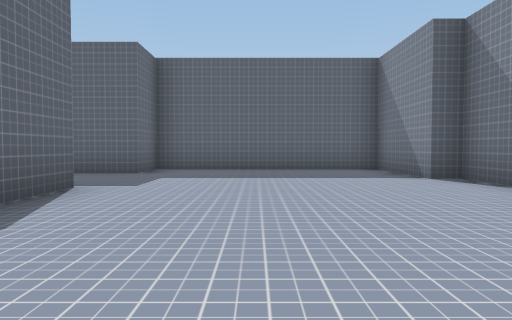
[1] (above)

24 first-person views from a walk through a 3-D level made in the Unity game engine. The camera is 1.3 m above the floor, tilts 2° down and sees 70° across. The floor is counted in squares, 2.59 m on a side. Each view is taken from the middle of a square. On the plan, view 1 faces up. The plan holds only what a view shows up to about 9 squares ahead; the rest is blank. The place goes on beyond the plan. The player is left out. Some surface patterns are stand-ins.

[2]
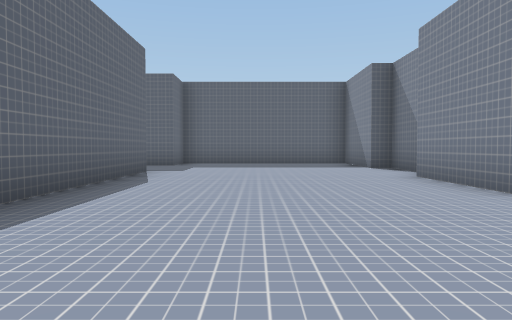

[3]
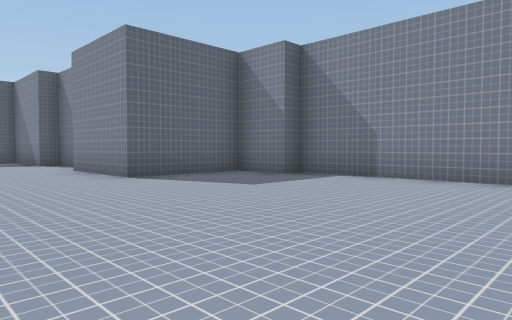

[4]
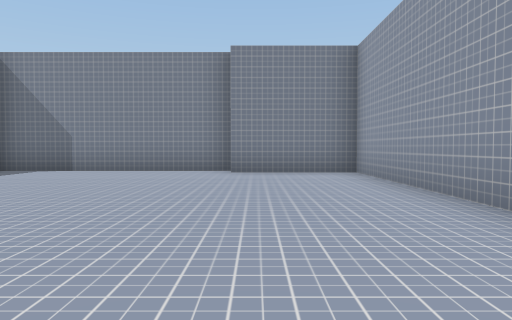

[5]
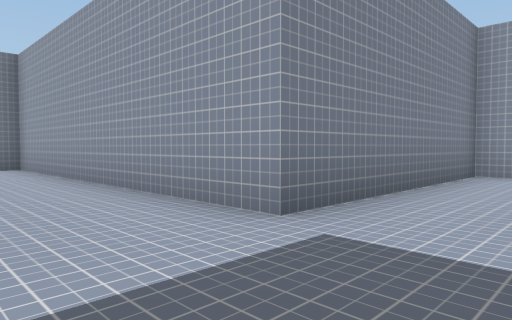

[6]
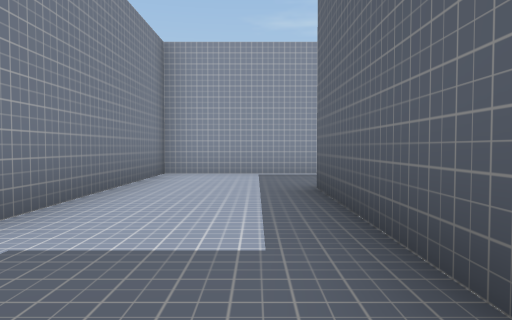

[7]
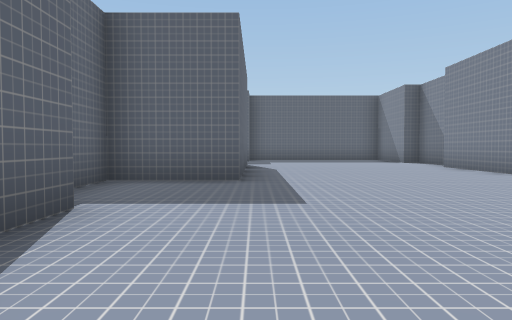

[8]
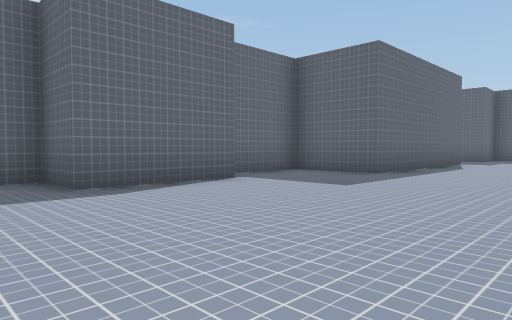

[9]
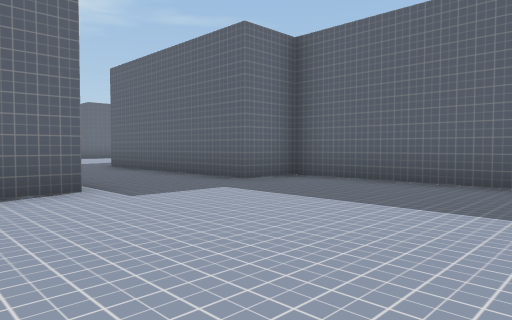

[10]
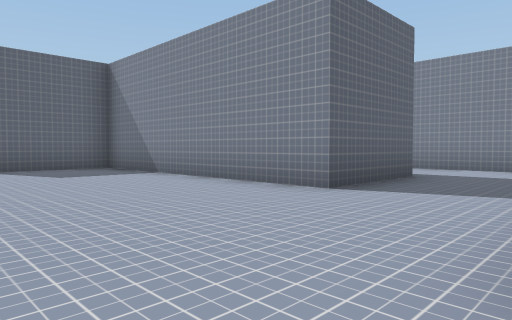

[11]
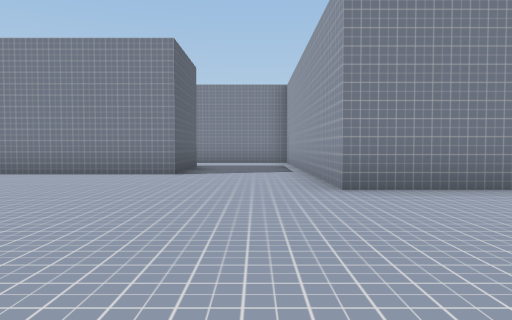

[12]
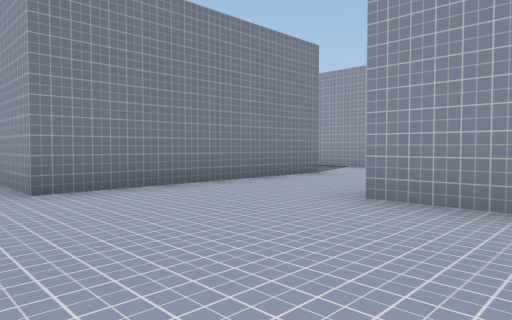

[13]
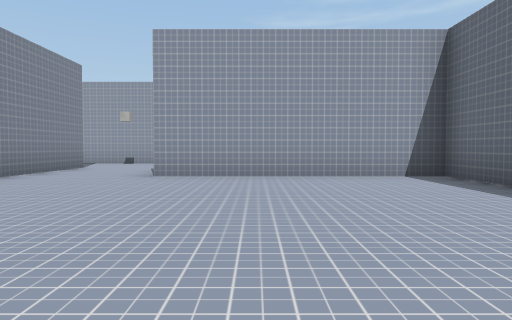

[14]
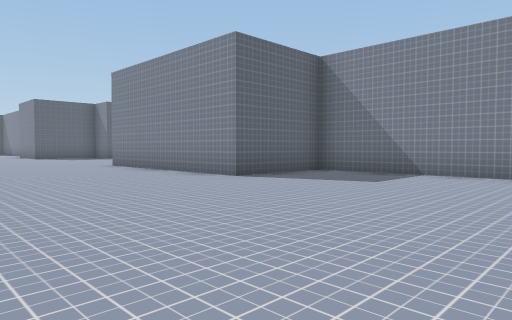

[15]
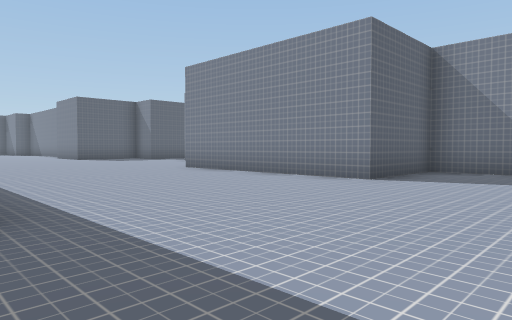

[16]
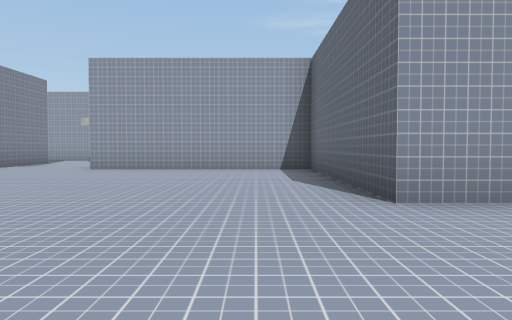

[17]
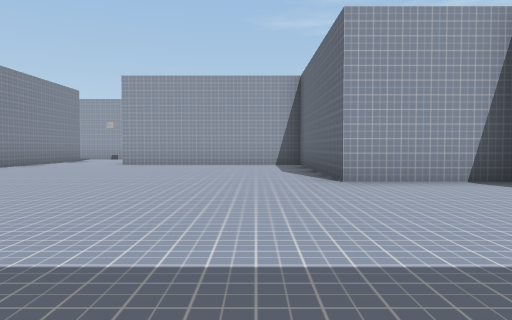

[18]
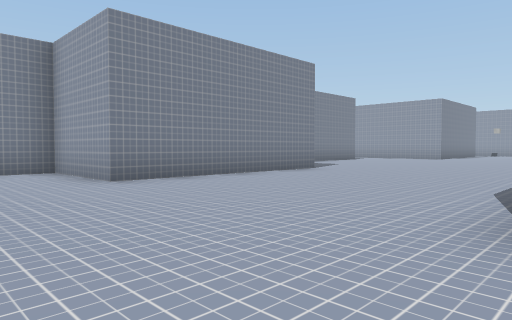

[19]
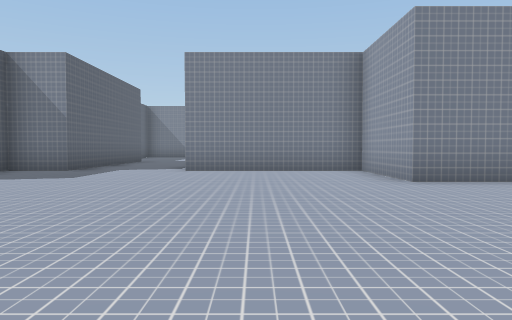

[20]
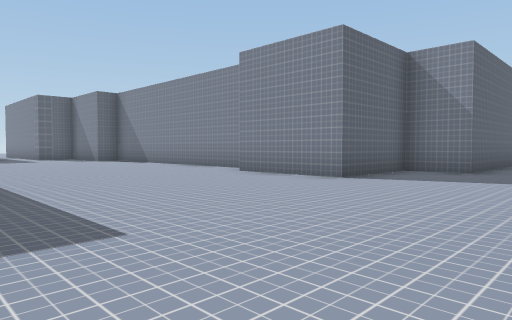

[21]
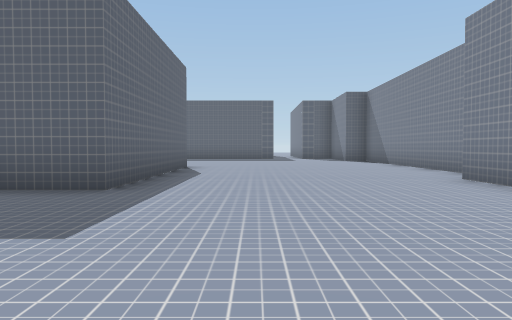

[22]
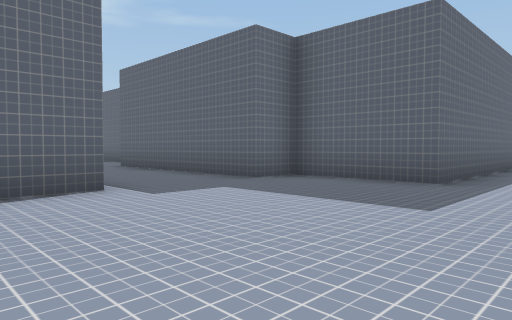

[23]
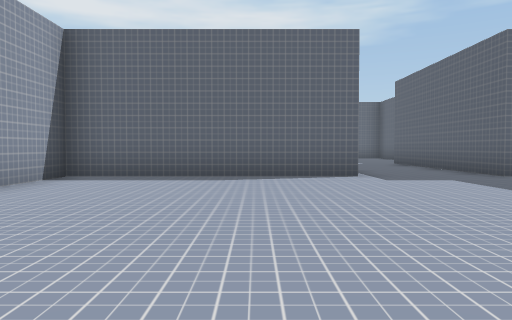

[24]
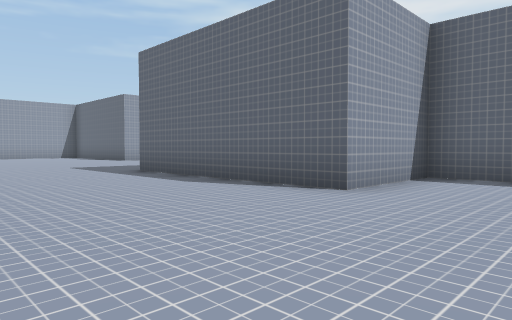

### Floor plan
Points are (right, up) in squares from view 1. A wall is a line through its corners. A room is listed if a view was taken in it or the views show most of it. See-through windows are left out.
Room 1 (views 1, 2, 3, 4, 5, 6, 7, 8, 9)
walls: (-3.5, -3) (-3.5, -5.5) (-4.8, -5.5) (-4.8, -10.5) (-7.2, -10.5); (-2.2, 4.6) (-2.2, -0.5) (-4.2, -0.5) (-4.2, -2.4); (3.3, 4.4) (3.3, 5.7) (2.8, 5.7) (2.8, 8.3) (-2.2, 8.3) (-2.2, 7) (-7.2, 7); (5.8, -5.5) (5.8, -0.5) (5.3, -0.5) (5.3, 0.7) (2.8, 0.7) (2.8, 3.2); (-8.6, -13) (-2.3, -13) (-2.3, -8) (5.3, -8) (5.3, -5.5)
ways out: opening at (-7.5, -11.5) to room 2; opening at (-7, 5.5) to room 2
Room 2 (views 10, 11, 12, 13, 14, 15, 16, 17, 18, 19, 20, 21, 22, 23, 24)
walls: (-17.3, 5.9) (-17.3, 0.8) (-14.8, 0.8) (-14.8, -4.3); (-7.2, 7) (-7.2, 8.3) (-9.8, 8.3) (-9.8, 10.7); (-7.2, -10.5) (-7.2, -4.3) (-9.8, -4.3) (-9.8, 0.8) (-7.2, 0.8) (-7.2, 4.5); (-19.5, -10.2) (-17.3, -10.2) (-17.3, -15.3) (-12.2, -15.3); (-9, 11.5) (-9, 14); (-14.8, 14) (-14.8, 9.3) (-17.3, 9.3) (-17.3, 8.3) (-19.5, 8.3); (-9.8, -18) (-9.8, -13) (-8.6, -13)
ways out: opening at (-7.5, -11.5) to room 1; opening at (-7, 5.5) to room 1; opening at (-9.5, -19.5)

Where each view was taken, in squares from view 1:
view 1: 0 up, 0 right, facing up
view 2: 3 down, 0 right, facing up
view 3: 5 down, 0 right, facing up-right
view 4: 6 down, 2 left, facing right
view 5: 6 down, 4 left, facing down-right
view 6: 6 down, 4 left, facing down
view 7: 6 down, 2 left, facing up
view 8: 7 down, 1 right, facing up-left
view 9: 3 up, 2 right, facing up-left
view 10: 13 down, 11 left, facing up-right
view 11: 12 down, 14 left, facing right
view 12: 12 down, 14 left, facing down-right
view 13: 9 down, 14 left, facing down
view 14: 9 down, 14 left, facing up-right
view 15: 7 down, 15 left, facing up-right
view 16: 7 down, 16 left, facing down
view 17: 5 down, 16 left, facing down
view 18: 3 up, 15 left, facing down-right
view 19: 3 up, 15 left, facing right
view 20: 5 up, 15 left, facing up-right
view 21: 5 up, 13 left, facing up
view 22: 4 up, 13 left, facing up-left
view 23: 4 up, 11 left, facing left
view 24: 3 up, 11 left, facing down-left
